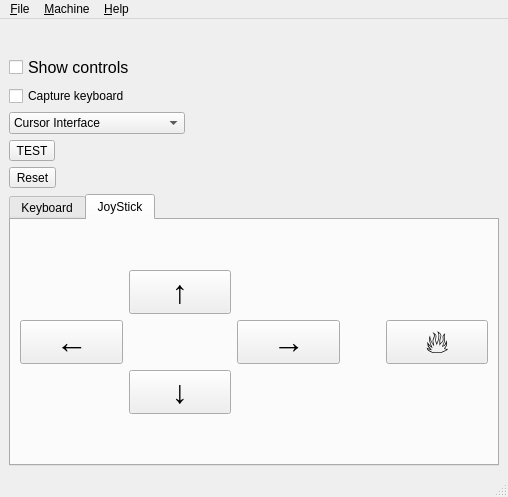
<?xml version="1.0" encoding="UTF-8"?>
<ui version="4.0">
 <class>MainWindow</class>
 <widget class="QMainWindow" name="MainWindow">
  <property name="geometry">
   <rect>
    <x>0</x>
    <y>0</y>
    <width>508</width>
    <height>497</height>
   </rect>
  </property>
  <property name="sizePolicy">
   <sizepolicy hsizetype="Expanding" vsizetype="Expanding">
    <horstretch>0</horstretch>
    <verstretch>0</verstretch>
   </sizepolicy>
  </property>
  <property name="windowTitle">
   <string>MainWindow</string>
  </property>
  <widget class="QWidget" name="centralwidget">
   <layout class="QGridLayout" name="gridLayout">
    <item row="7" column="0">
     <widget class="QComboBox" name="cbJoystickInterface">
      <property name="currentIndex">
       <number>0</number>
      </property>
      <item>
       <property name="text">
        <string>Cursor Interface</string>
       </property>
      </item>
      <item>
       <property name="text">
        <string>Kempston Interface</string>
       </property>
      </item>
      <item>
       <property name="text">
        <string>Sinclair Interface 2</string>
       </property>
      </item>
      <item>
       <property name="text">
        <string>Sinclair Interface 2 Player2</string>
       </property>
      </item>
     </widget>
    </item>
    <item row="5" column="0">
     <widget class="QCheckBox" name="cbShowControls">
      <property name="font">
       <font>
        <pointsize>12</pointsize>
       </font>
      </property>
      <property name="text">
       <string>Show controls</string>
      </property>
     </widget>
    </item>
    <item row="6" column="0">
     <widget class="QCheckBox" name="cbCaptureKeyboard">
      <property name="text">
       <string>Capture keyboard</string>
      </property>
     </widget>
    </item>
    <item row="0" column="0" colspan="5">
     <widget class="ScreenWidget" name="screen" native="true">
      <property name="sizePolicy">
       <sizepolicy hsizetype="Preferred" vsizetype="Expanding">
        <horstretch>0</horstretch>
        <verstretch>0</verstretch>
       </sizepolicy>
      </property>
     </widget>
    </item>
    <item row="8" column="0">
     <widget class="QToolButton" name="buttonTEST">
      <property name="text">
       <string>TEST</string>
      </property>
     </widget>
    </item>
    <item row="11" column="0" colspan="5">
     <widget class="QTabWidget" name="twControls">
      <property name="currentIndex">
       <number>1</number>
      </property>
      <widget class="QWidget" name="tab">
       <attribute name="title">
        <string>Keyboard</string>
       </attribute>
       <layout class="QGridLayout" name="gridLayout_3">
        <item row="0" column="0">
         <widget class="KeyboardWidget" name="keyboard" native="true"/>
        </item>
       </layout>
      </widget>
      <widget class="QWidget" name="tab_2">
       <attribute name="title">
        <string>JoyStick</string>
       </attribute>
       <layout class="QGridLayout" name="gridLayout_2">
        <item row="2" column="2">
         <widget class="QPushButton" name="pbRight">
          <property name="sizePolicy">
           <sizepolicy hsizetype="Expanding" vsizetype="Fixed">
            <horstretch>0</horstretch>
            <verstretch>0</verstretch>
           </sizepolicy>
          </property>
          <property name="font">
           <font>
            <pointsize>24</pointsize>
           </font>
          </property>
          <property name="text">
           <string>→</string>
          </property>
         </widget>
        </item>
        <item row="1" column="1">
         <widget class="QPushButton" name="pbUp">
          <property name="sizePolicy">
           <sizepolicy hsizetype="Expanding" vsizetype="Fixed">
            <horstretch>0</horstretch>
            <verstretch>0</verstretch>
           </sizepolicy>
          </property>
          <property name="font">
           <font>
            <pointsize>24</pointsize>
           </font>
          </property>
          <property name="text">
           <string>↑</string>
          </property>
         </widget>
        </item>
        <item row="2" column="0">
         <widget class="QPushButton" name="pbLeft">
          <property name="sizePolicy">
           <sizepolicy hsizetype="Expanding" vsizetype="Fixed">
            <horstretch>0</horstretch>
            <verstretch>0</verstretch>
           </sizepolicy>
          </property>
          <property name="font">
           <font>
            <pointsize>24</pointsize>
           </font>
          </property>
          <property name="text">
           <string>←</string>
          </property>
         </widget>
        </item>
        <item row="3" column="1">
         <widget class="QPushButton" name="pbDown">
          <property name="font">
           <font>
            <pointsize>24</pointsize>
           </font>
          </property>
          <property name="text">
           <string>↓</string>
          </property>
         </widget>
        </item>
        <item row="2" column="3">
         <spacer name="horizontalSpacer">
          <property name="orientation">
           <enum>Qt::Horizontal</enum>
          </property>
          <property name="sizeType">
           <enum>QSizePolicy::Minimum</enum>
          </property>
          <property name="sizeHint" stdset="0">
           <size>
            <width>40</width>
            <height>20</height>
           </size>
          </property>
         </spacer>
        </item>
        <item row="2" column="4">
         <widget class="QPushButton" name="pbFire">
          <property name="sizePolicy">
           <sizepolicy hsizetype="Expanding" vsizetype="Fixed">
            <horstretch>0</horstretch>
            <verstretch>0</verstretch>
           </sizepolicy>
          </property>
          <property name="font">
           <font>
            <pointsize>24</pointsize>
           </font>
          </property>
          <property name="text">
           <string>🔥</string>
          </property>
         </widget>
        </item>
        <item row="0" column="1">
         <spacer name="verticalSpacer">
          <property name="orientation">
           <enum>Qt::Vertical</enum>
          </property>
          <property name="sizeHint" stdset="0">
           <size>
            <width>20</width>
            <height>40</height>
           </size>
          </property>
         </spacer>
        </item>
        <item row="4" column="1">
         <spacer name="verticalSpacer_2">
          <property name="orientation">
           <enum>Qt::Vertical</enum>
          </property>
          <property name="sizeHint" stdset="0">
           <size>
            <width>20</width>
            <height>40</height>
           </size>
          </property>
         </spacer>
        </item>
       </layout>
      </widget>
     </widget>
    </item>
    <item row="9" column="0">
     <widget class="QToolButton" name="btn_Reset">
      <property name="text">
       <string>Reset</string>
      </property>
     </widget>
    </item>
   </layout>
  </widget>
  <widget class="QMenuBar" name="menubar">
   <property name="geometry">
    <rect>
     <x>0</x>
     <y>0</y>
     <width>508</width>
     <height>21</height>
    </rect>
   </property>
   <widget class="QMenu" name="menu_File">
    <property name="title">
     <string>&amp;File</string>
    </property>
    <addaction name="action_Load_a_snapshot"/>
    <addaction name="actionLoad_a_SCR_file"/>
    <addaction name="actionSave_a_SCR_file"/>
    <addaction name="actionLoad_a_z80_file"/>
    <addaction name="actionSave_a_z80_file"/>
    <addaction name="separator"/>
    <addaction name="action_Exit"/>
   </widget>
   <widget class="QMenu" name="menu_Machine">
    <property name="title">
     <string>&amp;Machine</string>
    </property>
    <addaction name="action_Reset"/>
    <addaction name="action_NMI"/>
    <addaction name="separator"/>
    <addaction name="actionSpectrum_48k"/>
    <addaction name="actionSpectrum_128k"/>
    <addaction name="separator"/>
    <addaction name="action_color1"/>
    <addaction name="action_color2"/>
   </widget>
   <widget class="QMenu" name="menu_Help">
    <property name="title">
     <string>&amp;Help</string>
    </property>
    <addaction name="action_About"/>
   </widget>
   <addaction name="menu_File"/>
   <addaction name="menu_Machine"/>
   <addaction name="menu_Help"/>
  </widget>
  <widget class="QStatusBar" name="statusbar"/>
  <action name="action_Load_a_snapshot">
   <property name="text">
    <string>&amp;Load a snapshot...</string>
   </property>
  </action>
  <action name="action_Exit">
   <property name="text">
    <string>&amp;Exit</string>
   </property>
  </action>
  <action name="action_Reset">
   <property name="text">
    <string>&amp;Reset</string>
   </property>
  </action>
  <action name="action_NMI">
   <property name="text">
    <string>&amp;NMI</string>
   </property>
  </action>
  <action name="action_About">
   <property name="text">
    <string>&amp;About...</string>
   </property>
  </action>
  <action name="actionSpectrum_48k">
   <property name="checkable">
    <bool>true</bool>
   </property>
   <property name="checked">
    <bool>false</bool>
   </property>
   <property name="enabled">
    <bool>true</bool>
   </property>
   <property name="text">
    <string>Spectrum 48k</string>
   </property>
  </action>
  <action name="actionSpectrum_128k">
   <property name="checkable">
    <bool>true</bool>
   </property>
   <property name="checked">
    <bool>true</bool>
   </property>
   <property name="text">
    <string>Spectrum 128k</string>
   </property>
  </action>
  <action name="action_color1">
   <property name="checkable">
    <bool>true</bool>
   </property>
   <property name="checked">
    <bool>true</bool>
   </property>
   <property name="text">
    <string>Сolor palette 1</string>
   </property>
  </action>
  <action name="action_color2">
   <property name="checkable">
    <bool>true</bool>
   </property>
   <property name="text">
    <string>Color palette 2</string>
   </property>
  </action>
  <action name="actionLoad_a_SCR_file">
   <property name="text">
    <string>Load a SCR file...</string>
   </property>
  </action>
  <action name="actionSave_a_SCR_file">
   <property name="text">
    <string>Save a SCR file...</string>
   </property>
  </action>
  <action name="actionLoad_a_z80_file">
   <property name="text">
    <string>Load a z80 file...</string>
   </property>
  </action>
  <action name="actionSave_a_z80_file">
   <property name="text">
    <string>Save a z80 file...</string>
   </property>
  </action>
 </widget>
 <customwidgets>
  <customwidget>
   <class>ScreenWidget</class>
   <extends>QWidget</extends>
   <header location="global">screenwidget.h</header>
   <container>1</container>
  </customwidget>
  <customwidget>
   <class>KeyboardWidget</class>
   <extends>QWidget</extends>
   <header location="global">keyboardwidget.h</header>
   <container>1</container>
  </customwidget>
 </customwidgets>
 <resources/>
 <connections/>
</ui>
